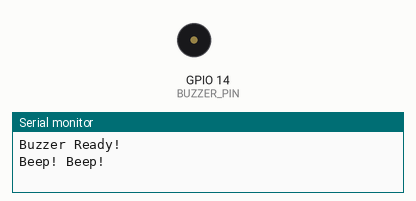
The sketch below on a simulated ESP32-S3. On the bench: buzzer (waves = sounding, pin HIGH), the last lines printed to the serial monitor.

Above: at 1.6 s.
At 5.7 s:
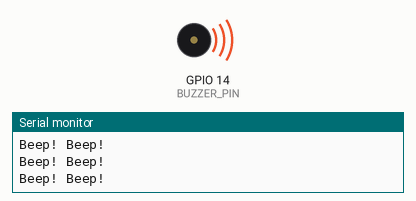
Timing chart, 0 to 6.0 s (numbered marks = the images above):
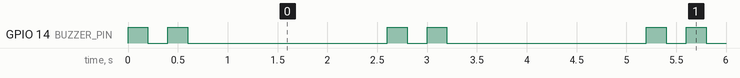

The sketch:

ESP32_USB_Camera.ino
```cpp
#define BUZZER_PIN 14  // Freenove ESP32-S3 GPIO14

void setup() {
  Serial.begin(115200);

  pinMode(BUZZER_PIN, OUTPUT);
  digitalWrite(BUZZER_PIN, LOW);

  Serial.println("Buzzer Ready!");
}

void loop() {
  Serial.println("Beep! Beep!");

  // First beep
  digitalWrite(BUZZER_PIN, HIGH);
  delay(200);
  digitalWrite(BUZZER_PIN, LOW);
  delay(200);

  // Second beep
  digitalWrite(BUZZER_PIN, HIGH);
  delay(200);
  digitalWrite(BUZZER_PIN, LOW);

  // Stop for 2 seconds
  delay(2000);
}
```

Measured:
- by itself, GPIO 14 (BUZZER_PIN): repeats every 2.6 s: LOW 0.20 s, HIGH 0.20 s, LOW 2.0 s, HIGH 0.20 s
- by itself, everything shown: repeats every 2.6 s, in 4 steps
